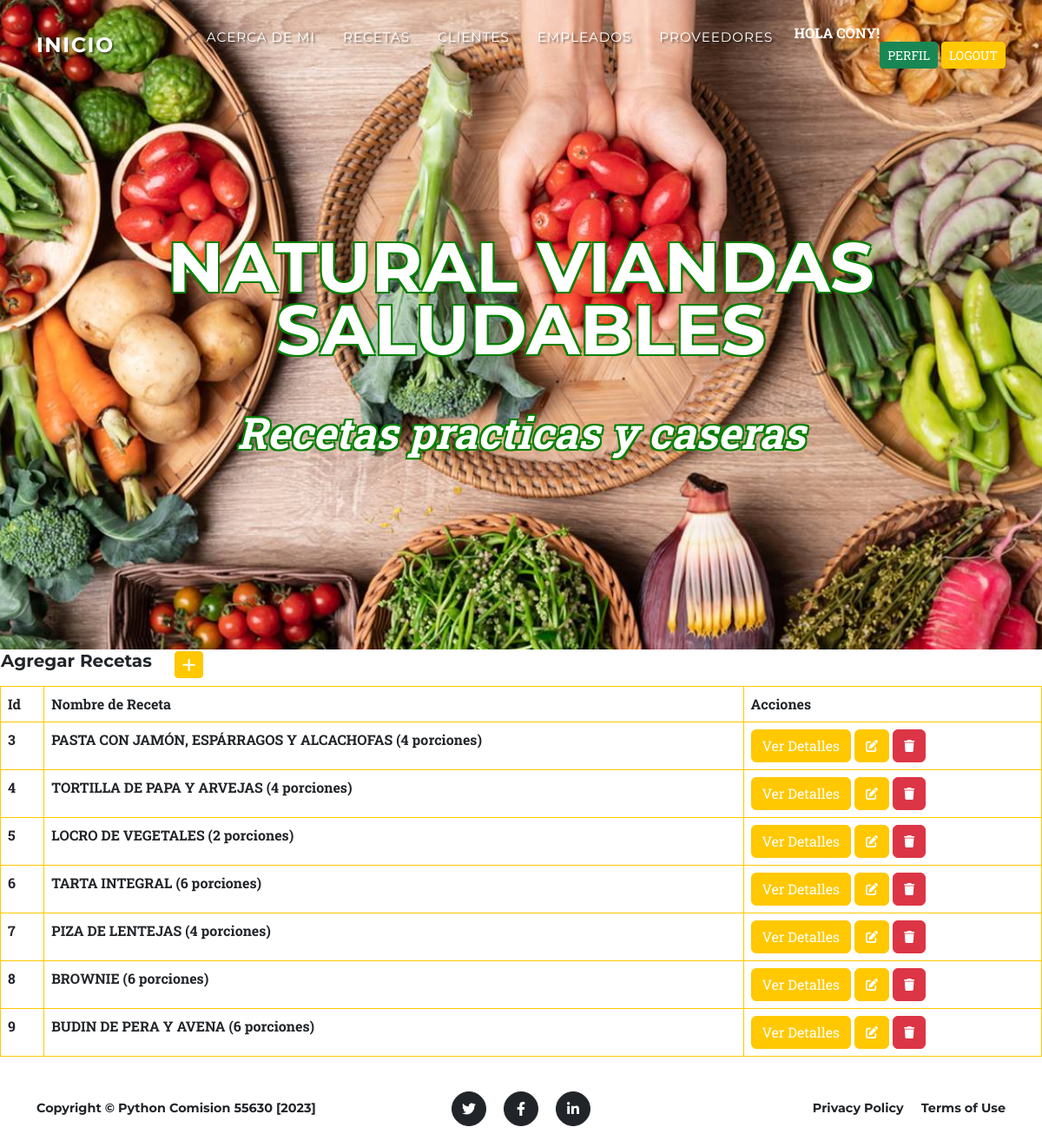
Page /recetas/ (signed in) on the committed database.
### aplicacion/models.py (models this page shows, shortened)
class Receta(models.Model):
    titulo = models.CharField(max_length=100)
    ingredientes = models.TextField()
    instrucciones = models.TextField()
    tiempo_preparacion = models.PositiveIntegerField()

### aplicacion/views.py (the view)
# urls.py: path('recetas/', recetas, name = "recetas"),
@login_required
def recetas(request):
    contexto = {'Receta': Receta.objects.all()}
    return render(request, "aplicacion/recetas.html", contexto)

### aplicacion/templates/aplicacion/recetas.html (shortened to what this page needs)
{% extends 'aplicacion/base.html' %}
{% load static %}
{% block contenido %}
    <table>
        <tr>
            <td width="200"><h5>Agregar Recetas</h5></td>
            <td>
                <a
                href="{% url 'create_receta' %}"
                class="btn btn-primary btn-sm"
                ><i class="fa fa-plus fa-lg" title="New Record"> </i>
                </a>
            </td>
        </tr>
    </table>
    <table class="table table-bordered border-primary">
        <thead>
            <tr>
                <th>Id</th>
                <th>Nombre de Receta</th>
                <th>Acciones</th>
            </tr>
        </thead>
        <tbody>
            {% for r in Receta %}
                <tr>
                    <td>{{ r.id }}</td>
                    <td>{{ r.titulo }}</td>
                    <td>
                        <a href="{% url 'detalle_receta' r.id %}" class="btn btn-primary">
                            Ver Detalles
                        </a>
                        <a href="{% url 'update_receta' r.id %}" class="btn btn-primary">
                            <i class="fa fa-edit fa-sm" title="Edit Record"></i>
                        </a>
                        <a href="{% url 'delete_receta' r.id %}" class="btn btn-danger">
                            <i class="fa fa-trash fa-sm" title="Delete Record"></i>
                        </a>
                    </td>
                </tr>
            {% endfor %}
        </tbody>
    </table>
{% endblock contenido %}

### aplicacion/templates/aplicacion/base.html (shortened to what this page needs)
<!DOCTYPE html>
<html lang="en">
    <head>
        {% load static %}
        <link href="{% static 'aplicacion/css/styles.css' %}" rel="stylesheet" />
    </head>
    <body id="page-top">
        <nav class="navbar navbar-expand-lg navbar-dark fixed-top" id="mainNav">
            <div class="container">
                <a class="navbar-brand" href="#page-top" style="color: white; text-shadow: 2px 2px 2px rgba(0, 0, 0, 0.5);">Inicio</a>
                <div class="collapse navbar-collapse" id="navbarResponsive">
                    <ul class="navbar-nav text-uppercase ms-auto py-4 py-lg-0">
                        {% if user.is_authenticated %}
                        <li class="nav-item"><a class="nav-link" href="{% url 'acerca_de_mi' %}" style="text-shadow: 2px 2px 2px rgba(0, 0, 0, 0.5);">Acerca de mi</a></li>
                        <li class="nav-item"><a class="nav-link" href="{% url 'recetas' %}" style="text-shadow: 2px 2px 2px rgba(0, 0, 0, 0.5);">Recetas</a></li>
                        <li class="nav-item"><a class="nav-link" href="{% url 'clientes' %}" style="text-shadow: 2px 2px 2px rgba(0, 0, 0, 0.5);">Clientes</a></li>
                        <li class="nav-item"><a class="nav-link" href="{% url 'empleados' %}" style="text-shadow: 2px 2px 2px rgba(0, 0, 0, 0.5);">Empleados</a></li>
                        <li class="nav-item"><a class="nav-link" href="{% url 'proveedores' %}" style="text-shadow: 2px 2px 2px rgba(0, 0, 0, 0.5);">Proveedores</a></li>
                        <p style="color:white"><strong> Hola {{user.username}}!</p>
                        <div class="text-center">
                        </div>
                        <a class="btn btn-sm btn-success" href="{% url 'editar_perfil' %}">Perfil</a>
                        <a class="btn btn-sm btn-primary" href="{% url 'logout' %}">Logout</a>
                    {% else %}
                        <a class="btn btn-sm btn-success" href="{% url 'registro' %}">Registro</a>
                        <a class="btn btn-sm btn-primary" href="{% url 'login' %}">Login</a>
                    {% endif %}
                    </ul>
                </div>
            </div>
        </nav>
        <header class="masthead">
            <div class="container">
                <div class="masthead-heading text-uppercase" style="color: white; font-size: 80px; text-shadow: -2px -2px 0 green, 2px -2px 0 green, -2px 2px 0 green, 2px 2px 0 green;">NATURAL VIANDAS SALUDABLES</div>
                <div class="masthead-subheading" style="color: white; font-size: 50px; text-shadow: -2px -2px 0 green, 2px -2px 0 green, -2px 2px 0 green, 2px 2px 0 green;">Recetas practicas y caseras</div>
            </div>
        </header>
        {% block contenido %}
        {% endblock contenido %}
        <footer class="footer py-4">
            <div class="container">
                <div class="row align-items-center">
                    <div class="col-lg-4 text-lg-start">Copyright &copy; Python Comision 55630 [2023]</div>
                    <div class="col-lg-4 my-3 my-lg-0">
                        <a class="btn btn-dark btn-social mx-2" href="#!" aria-label="Twitter"><i class="fab fa-twitter"></i></a>
                        <a class="btn btn-dark btn-social mx-2" href="#!" aria-label="Facebook"><i class="fab fa-facebook-f"></i></a>
                        <a class="btn btn-dark btn-social mx-2" href="#!" aria-label="LinkedIn"><i class="fab fa-linkedin-in"></i></a>
                    </div>
                    <div class="col-lg-4 text-lg-end">
                        <a class="link-dark text-decoration-none me-3" href="#!">Privacy Policy</a>
                        <a class="link-dark text-decoration-none" href="#!">Terms of Use</a>
                    </div>
                </div>
            </div>
        </footer>
    </body>
</html>

### rows in the picture
Receta: id "3", titulo "PASTA CON JAMÓN, ESPÁRRAGOS Y ALCACHOFAS (4 porciones)"
Receta: id "4", titulo "TORTILLA DE PAPA Y ARVEJAS (4 porciones)"
Receta: id "5", titulo "LOCRO DE VEGETALES (2 porciones)"
Receta: id "6", titulo "TARTA INTEGRAL (6 porciones)"
Receta: id "7", titulo "PIZA DE LENTEJAS (4 porciones)"
Receta: id "8", titulo "BROWNIE (6 porciones)"
Receta: id "9", titulo "BUDIN DE PERA Y AVENA (6 porciones)"

### other values in the picture
{{ user.username }} "CONY"
